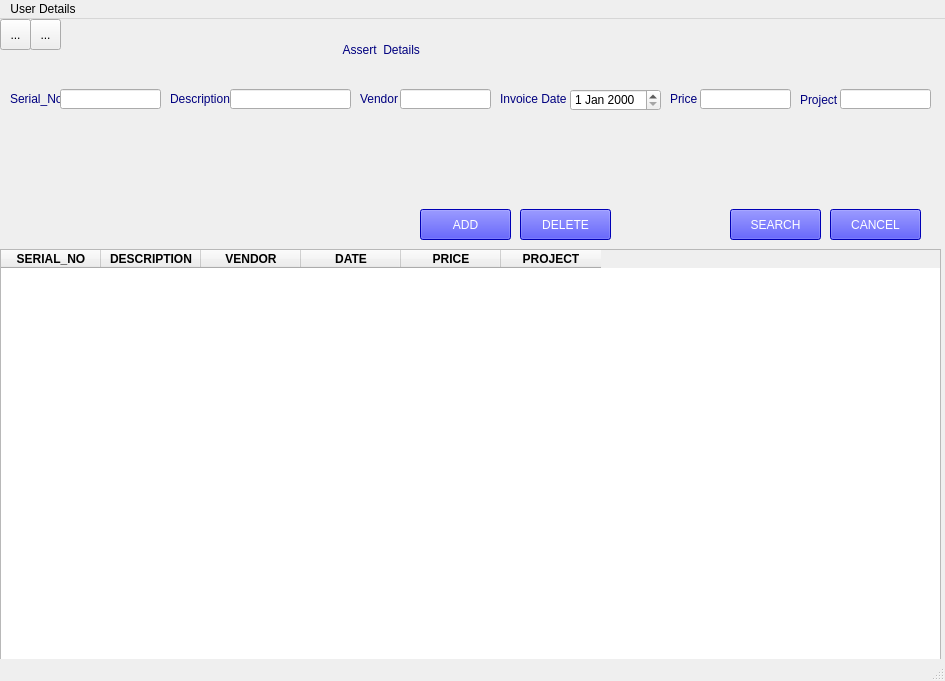
<?xml version="1.0" encoding="UTF-8"?>
<ui version="4.0">
 <class>MainWindow</class>
 <widget class="QMainWindow" name="MainWindow">
  <property name="geometry">
   <rect>
    <x>0</x>
    <y>0</y>
    <width>945</width>
    <height>681</height>
   </rect>
  </property>
  <property name="windowTitle">
   <string>MainWindow</string>
  </property>
  <widget class="QWidget" name="centralwidget">
   <widget class="QLabel" name="project">
    <property name="geometry">
     <rect>
      <x>800</x>
      <y>70</y>
      <width>41</width>
      <height>21</height>
     </rect>
    </property>
    <property name="styleSheet">
     <string notr="true">font: 75 10pt &quot;Clarendon Condensed&quot;;
color: rgb(0, 0, 127);</string>
    </property>
    <property name="text">
     <string>Project</string>
    </property>
   </widget>
   <widget class="QLabel" name="serial_no">
    <property name="geometry">
     <rect>
      <x>10</x>
      <y>70</y>
      <width>71</width>
      <height>20</height>
     </rect>
    </property>
    <property name="styleSheet">
     <string notr="true">font: 75 10pt &quot;Clarendon Condensed&quot;;
color: rgb(0, 0, 127);</string>
    </property>
    <property name="text">
     <string>Serial_No</string>
    </property>
   </widget>
   <widget class="QLineEdit" name="vendor_lineEdit">
    <property name="geometry">
     <rect>
      <x>400</x>
      <y>70</y>
      <width>91</width>
      <height>20</height>
     </rect>
    </property>
    <property name="styleSheet">
     <string notr="true">font: 9pt &quot;Calibri&quot;;</string>
    </property>
    <property name="text">
     <string/>
    </property>
   </widget>
   <widget class="QLineEdit" name="description_lineEdit">
    <property name="geometry">
     <rect>
      <x>230</x>
      <y>70</y>
      <width>121</width>
      <height>20</height>
     </rect>
    </property>
    <property name="styleSheet">
     <string notr="true">font: 9pt &quot;Calibri&quot;;</string>
    </property>
    <property name="text">
     <string/>
    </property>
   </widget>
   <widget class="QPushButton" name="cancel">
    <property name="geometry">
     <rect>
      <x>830</x>
      <y>190</y>
      <width>91</width>
      <height>31</height>
     </rect>
    </property>
    <property name="styleSheet">
     <string notr="true">font: 75 10pt &quot;Clarendon Condensed&quot;;
background-color: rgb(0, 0, 255);
color: rgb(255, 255, 255);</string>
    </property>
    <property name="text">
     <string>CANCEL</string>
    </property>
   </widget>
   <widget class="QLabel" name="price_2">
    <property name="geometry">
     <rect>
      <x>500</x>
      <y>70</y>
      <width>81</width>
      <height>20</height>
     </rect>
    </property>
    <property name="styleSheet">
     <string notr="true">font: 75 10pt &quot;Clarendon Condensed&quot;;
color: rgb(0, 0, 127);</string>
    </property>
    <property name="text">
     <string>Invoice Date</string>
    </property>
   </widget>
   <widget class="QDateEdit" name="received_dateEdit">
    <property name="geometry">
     <rect>
      <x>570</x>
      <y>70</y>
      <width>91</width>
      <height>22</height>
     </rect>
    </property>
   </widget>
   <widget class="QPushButton" name="delete_2">
    <property name="geometry">
     <rect>
      <x>520</x>
      <y>190</y>
      <width>91</width>
      <height>31</height>
     </rect>
    </property>
    <property name="styleSheet">
     <string notr="true">font: 75 10pt &quot;Clarendon Condensed&quot;;
background-color: rgb(0, 0, 255);
color: rgb(255, 255, 255);</string>
    </property>
    <property name="text">
     <string>DELETE</string>
    </property>
   </widget>
   <widget class="QLabel" name="vendor">
    <property name="geometry">
     <rect>
      <x>360</x>
      <y>70</y>
      <width>41</width>
      <height>20</height>
     </rect>
    </property>
    <property name="styleSheet">
     <string notr="true">font: 75 10pt &quot;Clarendon Condensed&quot;;
color: rgb(0, 0, 127);</string>
    </property>
    <property name="text">
     <string>Vendor</string>
    </property>
   </widget>
   <widget class="QPushButton" name="add">
    <property name="geometry">
     <rect>
      <x>420</x>
      <y>190</y>
      <width>91</width>
      <height>31</height>
     </rect>
    </property>
    <property name="styleSheet">
     <string notr="true">font: 75 10pt &quot;Clarendon Condensed&quot;;
background-color: rgb(0, 0, 255);
color: rgb(255, 255, 255);</string>
    </property>
    <property name="text">
     <string>ADD</string>
    </property>
   </widget>
   <widget class="QLabel" name="price">
    <property name="geometry">
     <rect>
      <x>670</x>
      <y>70</y>
      <width>31</width>
      <height>20</height>
     </rect>
    </property>
    <property name="styleSheet">
     <string notr="true">font: 75 10pt &quot;Clarendon Condensed&quot;;
color: rgb(0, 0, 127);</string>
    </property>
    <property name="text">
     <string>Price</string>
    </property>
   </widget>
   <widget class="QPushButton" name="search">
    <property name="geometry">
     <rect>
      <x>730</x>
      <y>190</y>
      <width>91</width>
      <height>31</height>
     </rect>
    </property>
    <property name="styleSheet">
     <string notr="true">font: 75 10pt &quot;Clarendon Condensed&quot;;
background-color: rgb(0, 0, 255);
color: rgb(255, 255, 255);</string>
    </property>
    <property name="text">
     <string>SEARCH</string>
    </property>
   </widget>
   <widget class="QLineEdit" name="price_lineEdit">
    <property name="geometry">
     <rect>
      <x>700</x>
      <y>70</y>
      <width>91</width>
      <height>20</height>
     </rect>
    </property>
    <property name="styleSheet">
     <string notr="true">font: 9pt &quot;Calibri&quot;;</string>
    </property>
    <property name="text">
     <string/>
    </property>
   </widget>
   <widget class="QLineEdit" name="project_lineEdit">
    <property name="geometry">
     <rect>
      <x>840</x>
      <y>70</y>
      <width>91</width>
      <height>20</height>
     </rect>
    </property>
    <property name="styleSheet">
     <string notr="true">font: 9pt &quot;Calibri&quot;;</string>
    </property>
    <property name="text">
     <string/>
    </property>
   </widget>
   <widget class="QLabel" name="description_3">
    <property name="geometry">
     <rect>
      <x>340</x>
      <y>10</y>
      <width>241</width>
      <height>41</height>
     </rect>
    </property>
    <property name="styleSheet">
     <string notr="true">font: 75 20pt &quot;Clarendon Condensed&quot;;
color: rgb(0, 0, 127);</string>
    </property>
    <property name="text">
     <string> Assert  Details</string>
    </property>
   </widget>
   <widget class="QLineEdit" name="serial_lineEdit">
    <property name="geometry">
     <rect>
      <x>60</x>
      <y>70</y>
      <width>101</width>
      <height>20</height>
     </rect>
    </property>
    <property name="styleSheet">
     <string notr="true">font: 9pt &quot;Calibri&quot;;</string>
    </property>
    <property name="text">
     <string/>
    </property>
   </widget>
   <widget class="QTableWidget" name="tableWidget">
    <property name="geometry">
     <rect>
      <x>0</x>
      <y>230</y>
      <width>941</width>
      <height>431</height>
     </rect>
    </property>
    <property name="minimumSize">
     <size>
      <width>591</width>
      <height>0</height>
     </size>
    </property>
    <property name="styleSheet">
     <string notr="true">font: 75 12pt &quot;Cambria&quot;;</string>
    </property>
    <column>
     <property name="text">
      <string>SERIAL_NO</string>
     </property>
     <property name="font">
      <font>
       <weight>75</weight>
       <bold>true</bold>
      </font>
     </property>
    </column>
    <column>
     <property name="text">
      <string>DESCRIPTION</string>
     </property>
     <property name="font">
      <font>
       <weight>75</weight>
       <bold>true</bold>
      </font>
     </property>
    </column>
    <column>
     <property name="text">
      <string>VENDOR</string>
     </property>
     <property name="font">
      <font>
       <weight>75</weight>
       <bold>true</bold>
      </font>
     </property>
    </column>
    <column>
     <property name="text">
      <string>DATE</string>
     </property>
     <property name="font">
      <font>
       <weight>75</weight>
       <bold>true</bold>
      </font>
     </property>
    </column>
    <column>
     <property name="text">
      <string>PRICE</string>
     </property>
     <property name="font">
      <font>
       <weight>75</weight>
       <bold>true</bold>
      </font>
     </property>
    </column>
    <column>
     <property name="text">
      <string>PROJECT</string>
     </property>
     <property name="font">
      <font>
       <weight>75</weight>
       <bold>true</bold>
      </font>
     </property>
    </column>
   </widget>
   <widget class="QLabel" name="descripton">
    <property name="geometry">
     <rect>
      <x>170</x>
      <y>70</y>
      <width>71</width>
      <height>20</height>
     </rect>
    </property>
    <property name="styleSheet">
     <string notr="true">font: 75 10pt &quot;Clarendon Condensed&quot;;
color: rgb(0, 0, 127);</string>
    </property>
    <property name="text">
     <string>Description</string>
    </property>
   </widget>
   <widget class="QToolButton" name="homebutton">
    <property name="geometry">
     <rect>
      <x>0</x>
      <y>0</y>
      <width>31</width>
      <height>31</height>
     </rect>
    </property>
    <property name="styleSheet">
     <string notr="true"/>
    </property>
    <property name="text">
     <string>...</string>
    </property>
    <property name="icon">
     <iconset>
      <normaloff>../../../../../../Users/SMTIT/Desktop/icons/Home.ico</normaloff>../../../../../../Users/SMTIT/Desktop/icons/Home.ico</iconset>
    </property>
   </widget>
   <widget class="QToolButton" name="refreshbutton">
    <property name="geometry">
     <rect>
      <x>30</x>
      <y>0</y>
      <width>31</width>
      <height>31</height>
     </rect>
    </property>
    <property name="text">
     <string>...</string>
    </property>
    <property name="icon">
     <iconset>
      <normaloff>../../../../../../Users/SMTIT/Desktop/icons/refresh.ico</normaloff>../../../../../../Users/SMTIT/Desktop/icons/refresh.ico</iconset>
    </property>
   </widget>
  </widget>
  <widget class="QStatusBar" name="statusbar"/>
  <widget class="QMenuBar" name="menubar">
   <property name="geometry">
    <rect>
     <x>0</x>
     <y>0</y>
     <width>945</width>
     <height>21</height>
    </rect>
   </property>
   <widget class="QMenu" name="menuUser_Details">
    <property name="title">
     <string>User Details</string>
    </property>
   </widget>
   <addaction name="menuUser_Details"/>
  </widget>
  <action name="actionuser">
   <property name="text">
    <string>user</string>
   </property>
  </action>
 </widget>
 <resources/>
 <connections/>
</ui>
